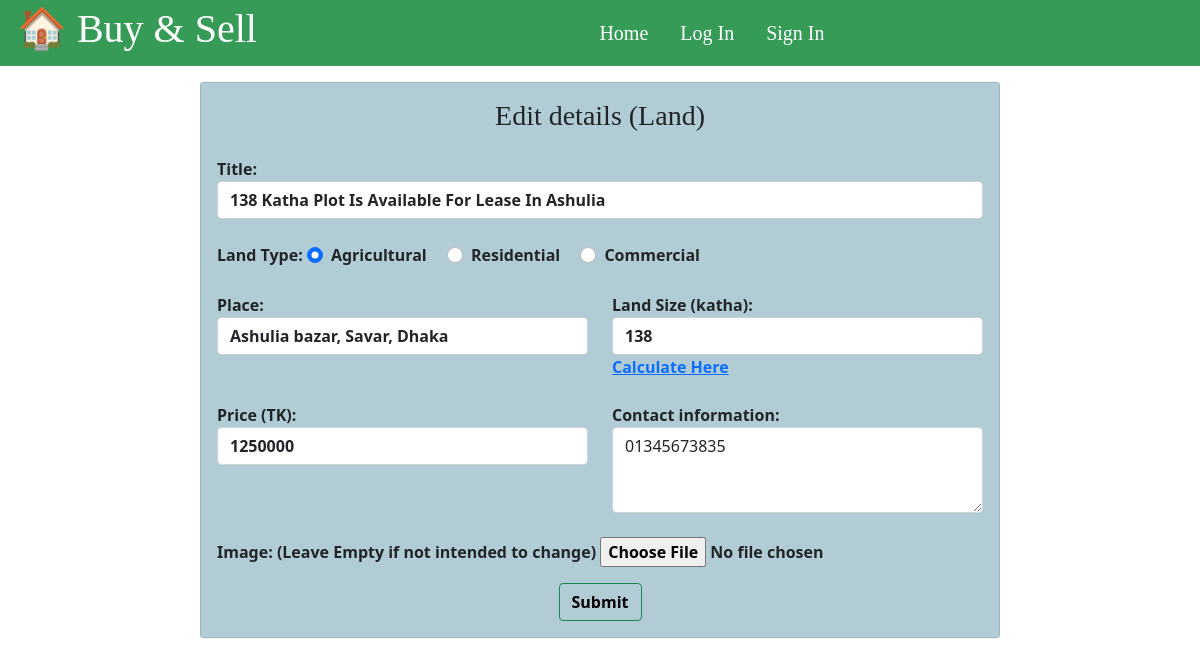
The page /land_edit.php?land_id=58 on the database its author committed.
### tables this page shows
CREATE TABLE `land_post` (
  `id` int(11) NOT NULL,
  `user_id` int(255) NOT NULL,
  `Title` text NOT NULL,
  `Land_Type` varchar(255) NOT NULL,
  `Place` varchar(255) NOT NULL,
  `Land_Size` int(255) NOT NULL,
  `Price` int(255) NOT NULL,
  `Contact_info` varchar(255) NOT NULL,
  `img` varchar(255) DEFAULT NULL,
  `date` varchar(255) NOT NULL
);

### land_edit.php (the view, shortened to what this page needs)
<?php
include_once('header.php');
$sql= "SELECT *FROM land_post WHERE id='".$_GET['land_id']."'";
$sql_run= mysqli_query($mysqli_connection,$sql);
if (mysqli_query($mysqli_connection, $sql)) {
    $row= mysqli_fetch_array($sql_run)
    ?>
    <div class="container d-felx ">
      <div class="card mb-3 mx-auto" id="aptEdit_card">
      <div class="card-body">
        <h3 class="card-title text-center mb-4 ">Edit details (Land)</h3>
      <form method="post" action="product_query.php">
<div class="form-outline mb-4 ">
  <label for="land_edit_title">Title: </label>
  <input class="form-control" required id="land_edit_title" name="land_title" value="<?php echo $row['Title'];?>">
</div>
<div class="form-outline mb-4 ">
<label for="land_edit_type">Land Type: </label>
     <?php if($row['Land_Type']=='agricultural'){ ?>
        <div class="form-check  form-check-inline">
             <input class="form-check-input" type="radio"  id="agricultural" name="land_type"  value="agricultural" checked>
             <label class="form-check-label" for="agricultural">
               Agricultural
             </label>
           </div>
           <div class="form-check form-check-inline">
             <input class="form-check-input" type="radio"  id="residential" name="land_type"  value="residential">
             <label class="form-check-label" for="residential">
               Residential
             </label>
           </div>
           <div class="form-check form-check-inline">
             <input class="form-check-input" type="radio"  id="commercial" name="land_type"  value="commercial">
             <label class="form-check-label" for="commercial">
               Commercial
             </label>
           </div>
       <?php  }?>
</div>
<div class="form-outline mb-4">
                    <div class="row">
                      <div class="col">
                        <label for="land_edit_place">Place:</label>
                        <input class="form-control" required id="land_edit_place" name="land_place" placeholder="Enter place" value="<?php echo $row['Place'];?>">
                    </div>
                    <div class="col">
                        <label for="land_edit_sqft">Land Size (katha):</label>
                        <input type="number" class="form-control" required id="land_edit_sqft" name='land_sqft' min="1" value="<?php echo $row['Land_Size'];?>">
                        <a href="http://landmeasurementbd.blogspot.com/2017/06/online-area-converter-in-land-measurement.html" target="_blank">Calculate Here</a>
                      </div>
                  </div>
                </div>
<div class="form-outline mb-4 ">
<div class="row">
  <div class="col">
    <label for="land_edit_price">Price (TK):</label>
<input  type="number" class="form-control" required id="land_edit_price" name="land_price" value="<?php echo $row['Price'];?>">
</div>
<div class="col">
  <label for="land_edit_contact">Contact information:</label>
  <textarea class="form-control" rows="3" required id="land_edit_contact" name="land_contact"><?php echo $row['Contact_info'];?></textarea>
</div>
</div>
</div>
  <div class="form-outline mb-3">
  <label for="land_edit_img">Image: (Leave Empty if not intended to change)</label>
  <input type="file"  accept="image/*" id="land_edit_img" name="land_img" value="<?php echo $row['img'];?>">
</div>
<div class="d-flex justify-content-center">
  <button type="submit" class="btn btn-outline-success pay" name="land_edit">Submit</button>
</div>
</form>
</div>
    </div>
    </div>
<?php } ?>

### style.css (style rules this page uses)
.form-outline,.form-outline input,.btn { font-weight: bold; }
#login_card h3,#aptEdit_card h3 { font-family: Jazz LET, fantasy; }
#login_card,#aptEdit_card { margin-bottom:0; background-color: rgb(178, 204, 214); }
#aptEdit_card { max-width: 800px; }
.pay { color: black; }

### rows shown on the page
land_post: land_title "138 Katha Plot Is Available For Lease In Ashulia", land_place "Ashulia bazar, Savar, Dhaka", land_sqft "138", land_price "1250000", land_contact "01345673835"
